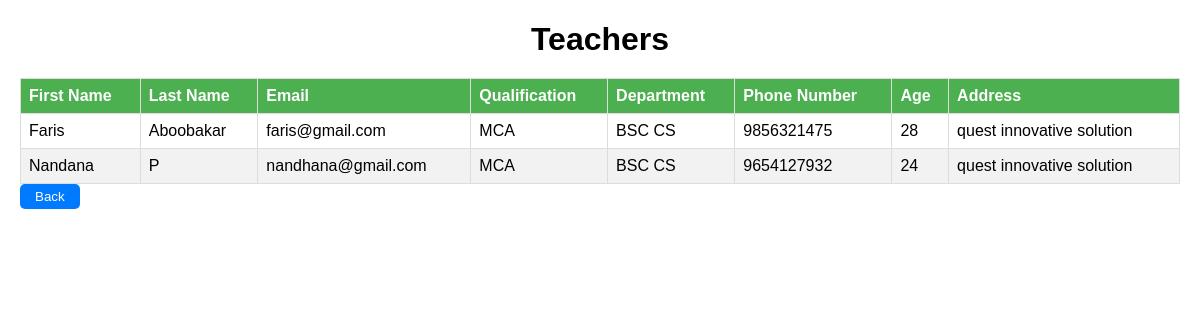
The page /view_teachers_by_dep/3/ on the database its author committed.
### Home/models.py (models this page shows, shortened)
class Teacher(models.Model):
    user = models.OneToOneField(User, on_delete=models.CASCADE)
    department = models.ForeignKey(Department, on_delete=models.CASCADE)
    first_name = models.CharField(max_length=50)
    last_name = models.CharField(max_length=50)
    qualification=models.CharField(max_length=50)
    email = models.EmailField(max_length=50)
    phone_number = models.IntegerField()
    age = models.IntegerField()
    address = models.CharField(max_length=50)

class Department(models.Model):
    Department_name=models.CharField(max_length=50)

### Home/views.py (the view)
# urls.py: path('view_teachers_by_dep/<int:department_id>/',views.view_teachers_by_dep,name='view_teachers_by_dep'),
def view_teachers_by_dep(request, department_id):
    if department_id:
        department = Department.objects.get(id=department_id)
        teachers = Teacher.objects.filter(department=department)
    return render(request, 'view_teacher.html', {'teachers': teachers, 'department_id': department_id})

### Home/templates/view_teacher.html (shortened to what this page needs)
<!DOCTYPE html>
<html>
<head>
</head>
<body>
    <h1>Teachers</h1>
    <table border="1px" width="50%">
        <thead>
            <tr>
                <th>First Name</th>
                <th>Last Name</th>
                <th>Email</th>
                <th>Qualification</th>
                <th>Department</th>
                <th>Phone Number</th>
                <th>Age</th>
                <th>Address</th>
            </tr>
        </thead>
        <tbody>
            {% for teacher in teachers %}
            <tr>
                <td>{{ teacher.first_name }}</td>
                <td>{{ teacher.last_name }}</td>
                <td>{{ teacher.email }}</td>
                <td>{{ teacher.qualification }}</td>
                <td>{{ teacher.department.Department_name }}</td>
                <td>{{ teacher.phone_number }}</td>
                <td>{{ teacher.age }}</td>
                <td>{{ teacher.address }}</td>
            </tr>
            {% endfor %}
        </tbody>
    </table>
    <a href="/home/"><button>Back</button></a>
</body>
</html>

### Home/templates/view_teacher.html (style rules this page uses)
body { font-family: Arial, sans-serif; margin: 20px; }
h1 { text-align: center; margin-bottom: 20px; }
table { width: 100%; border-collapse: collapse; margin: auto; }
th, td { border: 1px solid #ddd; padding: 8px; text-align: left; }
th { background-color: #4CAF50; color: white; }
tr:nth-child(even) { background-color: #f2f2f2; }
button { padding: 5px 15px; background-color: #007bff; border: none; color: white; cursor: pointer; border-radius: 5px; }

### rows shown on the page
Teacher: first_name "Faris", last_name "Aboobakar", email "faris@gmail.com", qualification "MCA", department.Department_name "BSC CS", phone_number "9856321475", age "28", address "quest innovative solution"
Teacher: first_name "Nandana", last_name "P", email "nandhana@gmail.com", qualification "MCA", department.Department_name "BSC CS", phone_number "9654127932", age "24", address "quest innovative solution"
